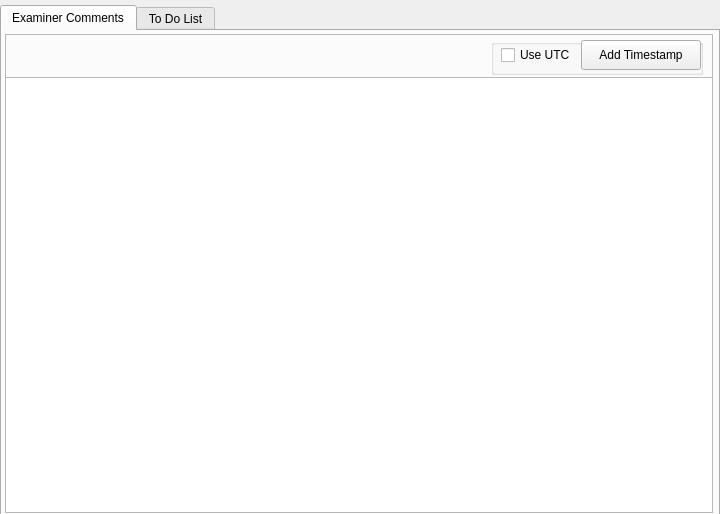
<?xml version="1.0" encoding="UTF-8"?>
<ui version="4.0">
 <class>examiner_space</class>
 <widget class="QWidget" name="examiner_space">
  <property name="geometry">
   <rect>
    <x>0</x>
    <y>0</y>
    <width>720</width>
    <height>514</height>
   </rect>
  </property>
  <property name="minimumSize">
   <size>
    <width>720</width>
    <height>514</height>
   </size>
  </property>
  <property name="maximumSize">
   <size>
    <width>720</width>
    <height>514</height>
   </size>
  </property>
  <property name="windowTitle">
   <string>Form</string>
  </property>
  <property name="layoutDirection">
   <enum>Qt::RightToLeft</enum>
  </property>
  <layout class="QHBoxLayout" name="horizontalLayout_2" stretch="0">
   <property name="spacing">
    <number>0</number>
   </property>
   <property name="leftMargin">
    <number>0</number>
   </property>
   <property name="topMargin">
    <number>5</number>
   </property>
   <property name="rightMargin">
    <number>0</number>
   </property>
   <property name="bottomMargin">
    <number>0</number>
   </property>
   <item>
    <widget class="QTabWidget" name="tabWidget_examiner_space">
     <property name="minimumSize">
      <size>
       <width>720</width>
       <height>514</height>
      </size>
     </property>
     <property name="maximumSize">
      <size>
       <width>720</width>
       <height>514</height>
      </size>
     </property>
     <property name="sizeIncrement">
      <size>
       <width>720</width>
       <height>514</height>
      </size>
     </property>
     <property name="baseSize">
      <size>
       <width>620</width>
       <height>514</height>
      </size>
     </property>
     <property name="toolTipDuration">
      <number>-1</number>
     </property>
     <property name="layoutDirection">
      <enum>Qt::LeftToRight</enum>
     </property>
     <property name="currentIndex">
      <number>0</number>
     </property>
     <property name="iconSize">
      <size>
       <width>30</width>
       <height>30</height>
      </size>
     </property>
     <widget class="QWidget" name="tab_examiner_notes">
      <attribute name="title">
       <string>Examiner Comments</string>
      </attribute>
      <widget class="QFrame" name="frame_examiner_notes">
       <property name="geometry">
        <rect>
         <x>3</x>
         <y>3</y>
         <width>708</width>
         <height>51</height>
        </rect>
       </property>
       <property name="frameShape">
        <enum>QFrame::StyledPanel</enum>
       </property>
       <property name="frameShadow">
        <enum>QFrame::Raised</enum>
       </property>
       <layout class="QVBoxLayout" name="verticalLayout_2">
        <property name="leftMargin">
         <number>4</number>
        </property>
        <property name="topMargin">
         <number>4</number>
        </property>
        <item>
         <widget class="QGroupBox" name="groupBox_timestamp">
          <property name="maximumSize">
           <size>
            <width>212</width>
            <height>47</height>
           </size>
          </property>
          <property name="layoutDirection">
           <enum>Qt::RightToLeft</enum>
          </property>
          <property name="title">
           <string/>
          </property>
          <widget class="QPushButton" name="pushButton_add_timestamp">
           <property name="geometry">
            <rect>
             <x>90</x>
             <y>1</y>
             <width>120</width>
             <height>30</height>
            </rect>
           </property>
           <property name="maximumSize">
            <size>
             <width>120</width>
             <height>30</height>
            </size>
           </property>
           <property name="layoutDirection">
            <enum>Qt::RightToLeft</enum>
           </property>
           <property name="text">
            <string>Add Timestamp</string>
           </property>
           <property name="iconSize">
            <size>
             <width>10</width>
             <height>10</height>
            </size>
           </property>
          </widget>
          <widget class="QCheckBox" name="checkBox_use_utc">
           <property name="geometry">
            <rect>
             <x>10</x>
             <y>8</y>
             <width>81</width>
             <height>16</height>
            </rect>
           </property>
           <property name="layoutDirection">
            <enum>Qt::LeftToRight</enum>
           </property>
           <property name="text">
            <string>Use UTC</string>
           </property>
          </widget>
         </widget>
        </item>
       </layout>
      </widget>
      <widget class="QTextEdit" name="textEdit_examiner_notes">
       <property name="geometry">
        <rect>
         <x>3</x>
         <y>46</y>
         <width>708</width>
         <height>436</height>
        </rect>
       </property>
       <property name="autoFillBackground">
        <bool>false</bool>
       </property>
       <property name="styleSheet">
        <string notr="true"/>
       </property>
       <property name="lineWidth">
        <number>1</number>
       </property>
       <property name="midLineWidth">
        <number>0</number>
       </property>
       <property name="cursorWidth">
        <number>1</number>
       </property>
       <property name="tabStopWidth" stdset="0">
        <number>0</number>
       </property>
      </widget>
     </widget>
     <widget class="QWidget" name="tab_to_do_list">
      <property name="minimumSize">
       <size>
        <width>720</width>
        <height>514</height>
       </size>
      </property>
      <property name="maximumSize">
       <size>
        <width>720</width>
        <height>514</height>
       </size>
      </property>
      <property name="sizeIncrement">
       <size>
        <width>720</width>
        <height>514</height>
       </size>
      </property>
      <property name="baseSize">
       <size>
        <width>620</width>
        <height>514</height>
       </size>
      </property>
      <attribute name="title">
       <string>To Do List</string>
      </attribute>
      <layout class="QVBoxLayout" name="verticalLayout_5">
       <property name="spacing">
        <number>0</number>
       </property>
       <property name="leftMargin">
        <number>3</number>
       </property>
       <property name="topMargin">
        <number>3</number>
       </property>
       <property name="rightMargin">
        <number>9</number>
       </property>
       <property name="bottomMargin">
        <number>32</number>
       </property>
       <item>
        <layout class="QVBoxLayout" name="verticalLayout_3">
         <property name="spacing">
          <number>0</number>
         </property>
         <item>
          <widget class="QTableWidget" name="tableWidget_to_do_list">
           <property name="minimumSize">
            <size>
             <width>0</width>
             <height>100</height>
            </size>
           </property>
           <property name="styleSheet">
            <string notr="true"/>
           </property>
           <property name="frameShadow">
            <enum>QFrame::Plain</enum>
           </property>
           <property name="lineWidth">
            <number>1</number>
           </property>
           <property name="editTriggers">
            <set>QAbstractItemView::AllEditTriggers</set>
           </property>
           <property name="alternatingRowColors">
            <bool>true</bool>
           </property>
           <property name="selectionMode">
            <enum>QAbstractItemView::SingleSelection</enum>
           </property>
           <property name="selectionBehavior">
            <enum>QAbstractItemView::SelectRows</enum>
           </property>
           <property name="showGrid">
            <bool>false</bool>
           </property>
           <attribute name="horizontalHeaderMinimumSectionSize">
            <number>1</number>
           </attribute>
           <attribute name="horizontalHeaderDefaultSectionSize">
            <number>40</number>
           </attribute>
           <attribute name="horizontalHeaderStretchLastSection">
            <bool>true</bool>
           </attribute>
           <attribute name="verticalHeaderVisible">
            <bool>false</bool>
           </attribute>
           <column>
            <property name="text">
             <string>INT</string>
            </property>
           </column>
           <column>
            <property name="text">
             <string>TASK</string>
            </property>
           </column>
          </widget>
         </item>
         <item>
          <widget class="QFrame" name="frame_to_do_list">
           <property name="minimumSize">
            <size>
             <width>100</width>
             <height>0</height>
            </size>
           </property>
           <property name="maximumSize">
            <size>
             <width>16777215</width>
             <height>30</height>
            </size>
           </property>
           <property name="frameShape">
            <enum>QFrame::Panel</enum>
           </property>
           <property name="frameShadow">
            <enum>QFrame::Raised</enum>
           </property>
           <property name="lineWidth">
            <number>1</number>
           </property>
           <layout class="QHBoxLayout" name="horizontalLayout_5">
            <property name="spacing">
             <number>0</number>
            </property>
            <property name="leftMargin">
             <number>0</number>
            </property>
            <property name="topMargin">
             <number>0</number>
            </property>
            <property name="rightMargin">
             <number>0</number>
            </property>
            <property name="bottomMargin">
             <number>0</number>
            </property>
            <item>
             <spacer name="horizontalSpacer">
              <property name="orientation">
               <enum>Qt::Horizontal</enum>
              </property>
              <property name="sizeHint" stdset="0">
               <size>
                <width>40</width>
                <height>20</height>
               </size>
              </property>
             </spacer>
            </item>
            <item>
             <widget class="QPushButton" name="pushButton_to_do_list_add_task">
              <property name="minimumSize">
               <size>
                <width>60</width>
                <height>22</height>
               </size>
              </property>
              <property name="maximumSize">
               <size>
                <width>60</width>
                <height>22</height>
               </size>
              </property>
              <property name="styleSheet">
               <string notr="true">QPushButton {
     border-color: #7f7f7f;
     border-style: solid;
     border-radius: 1px;
     border-width: 1px;
     
      }
QPushButton:pressed {
	background-color: qlineargradient(x1: 0, y1: 0, x2: 0, y2: 1, stop: 0 #FFFFFF, stop: 1 #FFFFFF);
                border-color: #000000;
}

QPushButton:checked {
	background-color: qlineargradient(x1: 0, y1: 0, x2: 0, y2: 1, stop: 0 #FFFFFF, stop: 1 #FFFFFF);
                border-color: #484848;
}</string>
              </property>
              <property name="text">
               <string/>
              </property>
             </widget>
            </item>
            <item>
             <widget class="QPushButton" name="pushButton_to_do_list_remove_task">
              <property name="minimumSize">
               <size>
                <width>60</width>
                <height>22</height>
               </size>
              </property>
              <property name="maximumSize">
               <size>
                <width>60</width>
                <height>22</height>
               </size>
              </property>
              <property name="styleSheet">
               <string notr="true">QPushButton {
     border-color: #7f7f7f;
     border-style: solid;
     border-radius: 1px;
     border-width: 1px;
     
      }
QPushButton:pressed {
	background-color: qlineargradient(x1: 0, y1: 0, x2: 0, y2: 1, stop: 0 #FFFFFF, stop: 1 #FFFFFF);
                border-color: #000000;
}

QPushButton:checked {
	background-color: qlineargradient(x1: 0, y1: 0, x2: 0, y2: 1, stop: 0 #FFFFFF, stop: 1 #FFFFFF);
                border-color: #484848;
}</string>
              </property>
              <property name="text">
               <string/>
              </property>
             </widget>
            </item>
            <item>
             <widget class="QPushButton" name="pushButton_to_do_list_edit_task">
              <property name="minimumSize">
               <size>
                <width>60</width>
                <height>22</height>
               </size>
              </property>
              <property name="maximumSize">
               <size>
                <width>60</width>
                <height>22</height>
               </size>
              </property>
              <property name="styleSheet">
               <string notr="true">QPushButton {
     border-color: #7f7f7f;
     border-style: solid;
     border-radius: 1px;
     border-width: 1px;     
      }
QPushButton:pressed {
	background-color: qlineargradient(x1: 0, y1: 0, x2: 0, y2: 1, stop: 0 #FFFFFF, stop: 1 #FFFFFF);
                border-color: #000000;
}

QPushButton:checked {
	background-color: qlineargradient(x1: 0, y1: 0, x2: 0, y2: 1, stop: 0 #FFFFFF, stop: 1 #FFFFFF);
                border-color: #484848;
}</string>
              </property>
              <property name="text">
               <string/>
              </property>
             </widget>
            </item>
            <item>
             <spacer name="horizontalSpacer_2">
              <property name="orientation">
               <enum>Qt::Horizontal</enum>
              </property>
              <property name="sizeHint" stdset="0">
               <size>
                <width>40</width>
                <height>20</height>
               </size>
              </property>
             </spacer>
            </item>
           </layout>
          </widget>
         </item>
        </layout>
       </item>
      </layout>
     </widget>
    </widget>
   </item>
  </layout>
 </widget>
 <resources/>
 <connections/>
</ui>
